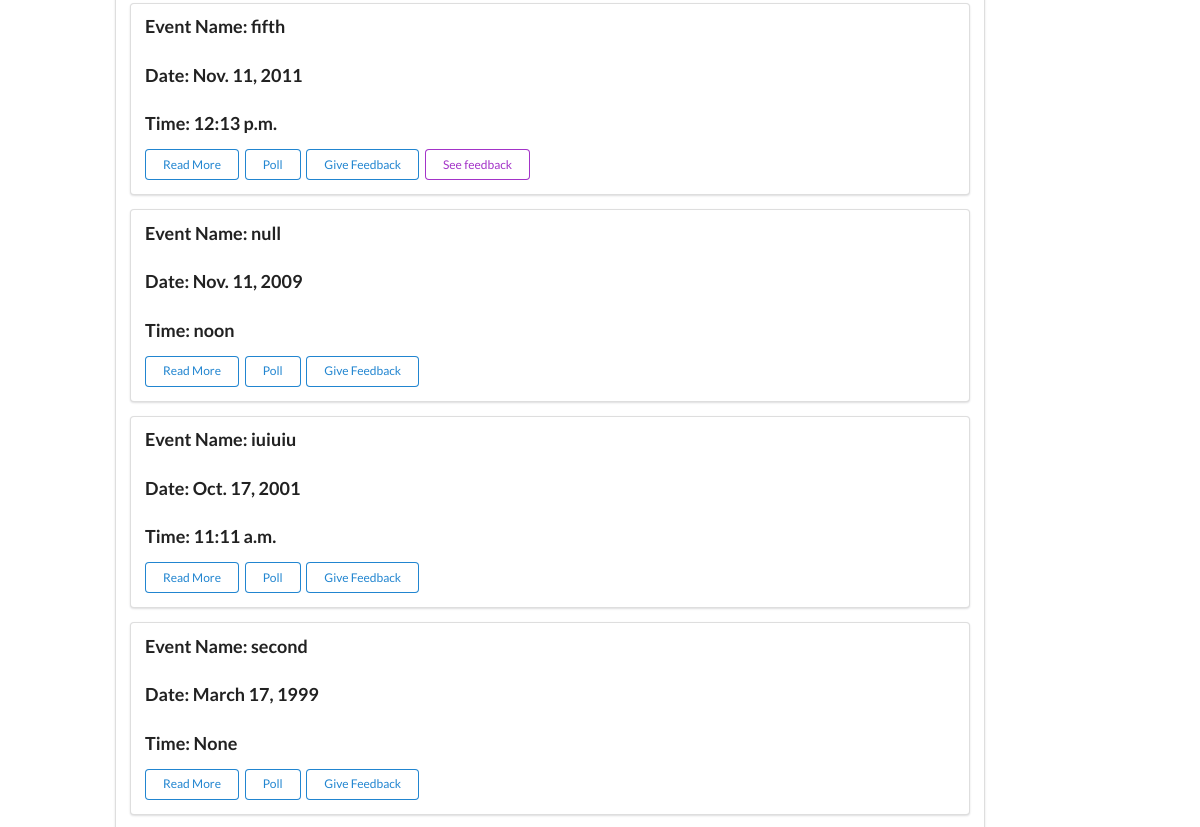
The page /past-events/ (signed in, middle part) on the database as committed earlier.
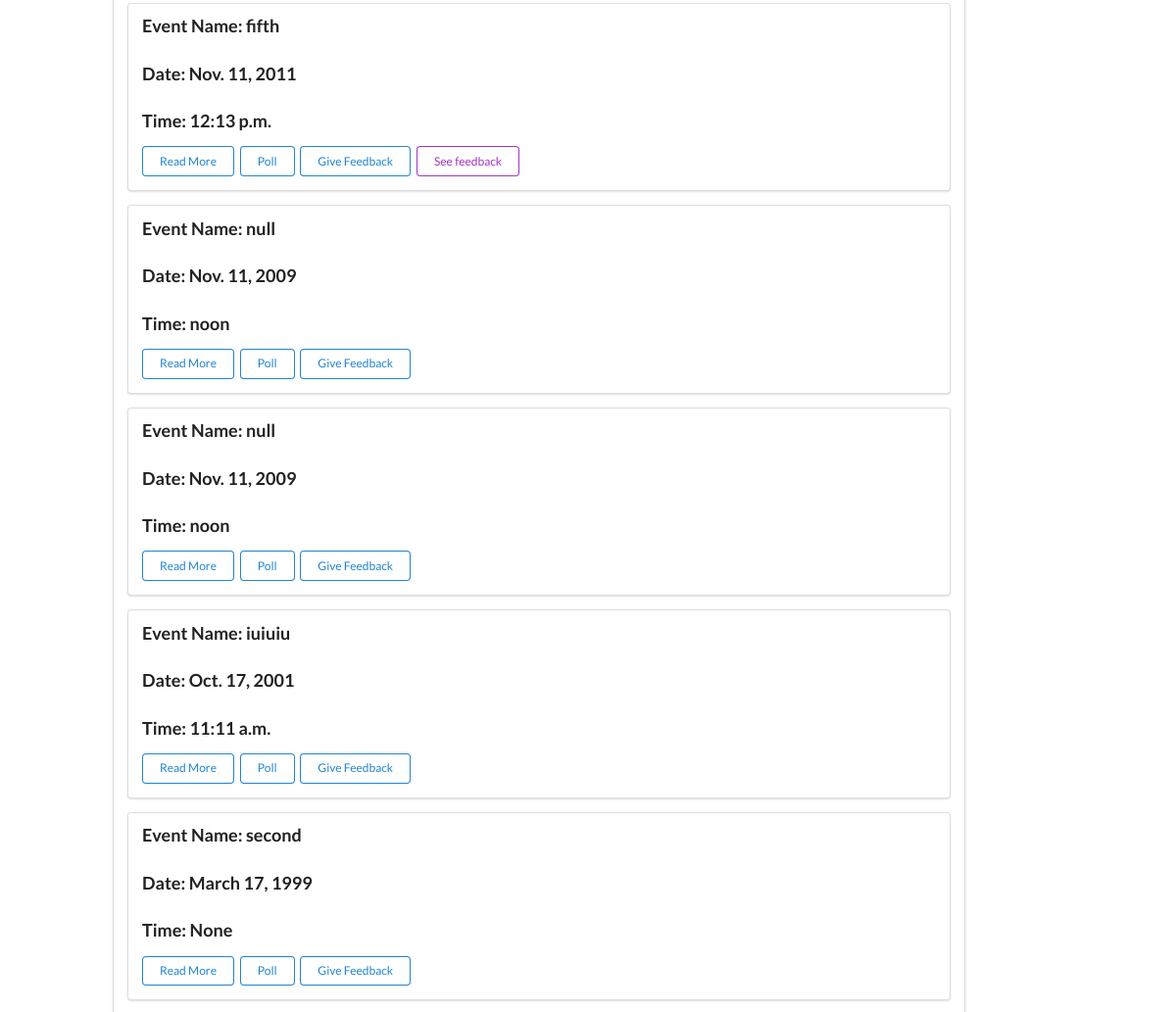
The same page on the database as committed later.
### events/models.py (models this page shows, shortened)
class Event(models.Model):
    name = models.CharField(max_length=300)
    event_id = models.UUIDField(primary_key=True, default=uuid.uuid4, help_text='Unique ID for this particular event', blank=True)
    fee = models.PositiveIntegerField()
    capacity  = models.PositiveIntegerField()
    target_audience = models.CharField(max_length=300)
    date = models.DateField(null = False, blank = False)
    time = models.TimeField(auto_now=False, auto_now_add=False, blank=True, null=True)
    summary = models.TextField(blank=True, null=True)
    faq = models.TextField(blank=True, null=True)
    tags = models.CharField(max_length=300, help_text=' (Press Ctrl to select multiple)')
    organisors = models.CharField(max_length=300)
    contact_info = models.CharField(max_length=300)
    venue = models.CharField(max_length=50, choices=(('L1','Lecture Hall 1'),('L2','Lecture Hall 2'),('L1','Lecture Hall 3'),('L1','Lecture Hall 4'),('Audi','Auditorium')),default='Audi')
    invitees_btech = models.ManyToManyField(Btech, help_text=' (Press Ctrl to select multiple)', blank=True)
    invitees_mtech = models.ManyToManyField(Mtech, help_text=' (Press Ctrl to select multiple)', blank=True)
    invitees_phd = models.ManyToManyField(PhD, blank=True)
    comment_for_admin = models.CharField(max_length=300)
    approval = models.CharField(max_length=50, choices = (('Appr','Approved'),('Pend','Pending'),('Decl','Declined')), default='Pend')
    requestor = models.CharField(max_length=100, blank=True)
    curr_audience = models.IntegerField(blank=True, null=True)
    image_string = models.TextField(blank=True, default= "None")
    faq_question_1 = models.CharField(max_length=500,blank=True)
    faq_question_2 = models.CharField(max_length=500,blank=True)
    faq_question_3 = models.CharField(max_length=500,blank=True)
    faq_question_4 = models.CharField(max_length=500,blank=True)
    faq_question_5 = models.CharField(max_length=500,blank=True)
    faq_answer_1 = models.CharField(max_length=500,blank=True)
    faq_answer_2 = models.CharField(max_length=500,blank=True)
    faq_answer_3 = models.CharField(max_length=500,blank=True)
    faq_answer_4 = models.CharField(max_length=500,blank=True)
    faq_answer_5 = models.CharField(max_length=500,blank=True)

### events/views.py (the view)
# urls.py: path('past-events/',views.past,name='past'),
@login_required(login_url='loginPage')
def past(request):
    events=Event.objects.filter(date__lt=date.today()).order_by('-date')
    return render(request, 'past.html', {'display_id':str(request.user), 'events':events})

### templates/past.html (shortened to what this page needs)
{%extends 'base.html'%}
{% block content%}
    <div class='col-md-9 '>
        <br>
                <div class='ui segment'>
                    {% for i in events%}
                    <div class='ui segment'>
                        <h3 class='ui header'>Event Name: {{ i.name}}</h3>
                        <h3 class='ui header'>Date: {{ i.date}}</h3>
                        <h3 class='ui header'>Time: {{i.time}}</h3>
                        <a href="{% url 'polling' i.event_id %}"class='ui tiny primary basic button'>Read More</a>
                        <a href="#" class='ui tiny primary basic button'>Poll</a>
                        <a href='{% url "feedback" i.event_id  %}' class='ui tiny primary basic button'>Give Feedback</a>
                        {% if display_id == i.requestor %}
                        <a href='#' class='ui tiny purple basic button'>See feedback</a>
                        {% endif %}
                    </div>
                    {% endfor%}
                </div>
    </div>
{%endblock%}

Rows that differ between the two databases and show on the page:
added Event: name "null", date "Nov. 11, 2009", time "noon"
